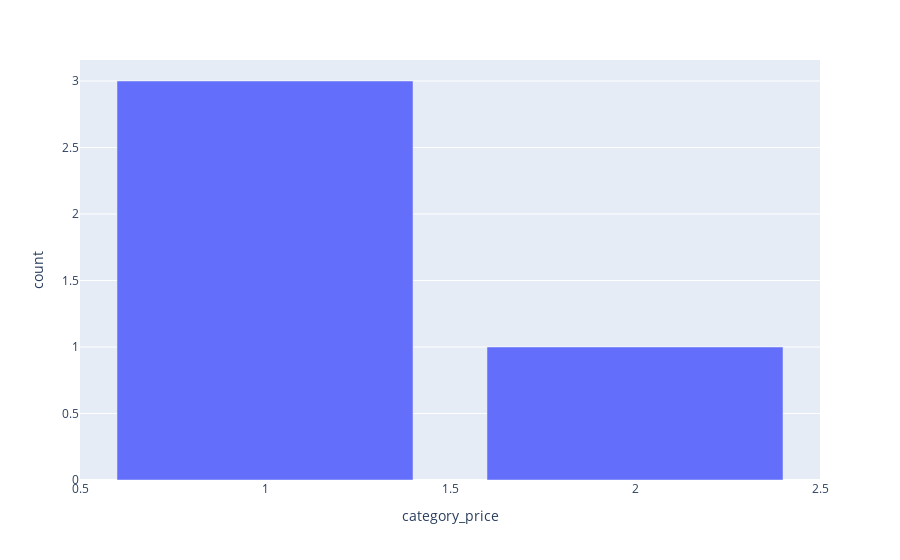

Notebook source saved alongside this figure:
### Code cell
# по производителю 'B'
request = """
select category_price, count_1 from products_price_categories_with_makers_2 where maker = 'B'
"""
df = pd.read_sql_query(request, conn)
fig = px.bar(x=df.category_price.to_list(), y=df.count_1.to_list(), labels={'x':'category_price', 'y':'count'})
fig.show()

### Figure 1 — Plotly figure (JSON) as saved in the notebook; plotly's stock layout.template omitted (floating-point values rounded to 4 significant figures)
{"data": [{"alignmentgroup": "True", "hovertemplate": "category_price=%{x}<br>count=%{y}<extra></extra>", "legendgroup": "", "marker": {"color": "#636efa", "pattern": {"shape": ""}}, "name": "", "offsetgroup": "", "orientation": "v", "showlegend": false, "textposition": "auto", "type": "bar", "x": [1, 2], "xaxis": "x", "y": [3, 1], "yaxis": "y"}], "layout": {"barmode": "relative", "legend": {"tracegroupgap": 0}, "margin": {"t": 60}, "xaxis": {"anchor": "y", "domain": [0, 1], "title": {"text": "category_price"}}, "yaxis": {"anchor": "x", "domain": [0, 1], "title": {"text": "count"}}}}
